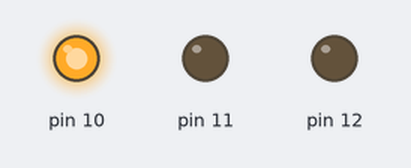
Recording of a sketch running on a simulated Arduino Uno, built with avr-gcc and run on an emulated ATmega328P. Shown: output pins drawn as LEDs (lit = HIGH).

Above: at 0.1 s.
At 0.8 s:
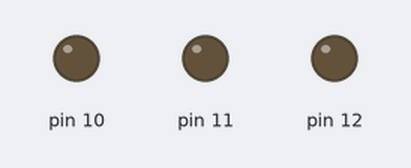
Timing chart, 0 to 2.3 s (numbered marks = the images above):
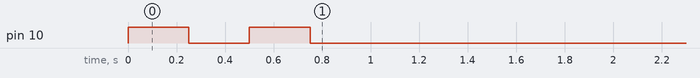

The sketch:

WhoUp.ino
```cpp
/**
 * Accept inputs on serial port 9600
 * Lowercase character to add color (r = red)
 * Uppercase character to remove color
 * '-' to clear
 */

#define NUM_STATES (8)
#define DELAY (1000)

struct Color {
  unsigned char r;
  unsigned char g;
  unsigned char b;
};

struct StateColor {
  struct Color color;
  char name;
  bool active;
};

const struct Color off =     {0x00, 0x00, 0x00};
const struct Color red =     {0xFF, 0x00, 0x00};
const struct Color green =   {0x00, 0xFF, 0x00};
const struct Color blue =    {0x00, 0x00, 0xFF};
const struct Color cyan =    {0x00, 0xFF, 0xFF};
const struct Color magenta = {0xFF, 0x00, 0xFF};
const struct Color yellow =  {0xFF, 0x40, 0x00};
const struct Color white =   {0xFF, 0x60, 0x60};
const struct Color pink =    {0xFF, 0x10, 0x10};

struct StateColor states[NUM_STATES] = {
  {red,     'r', false},
  {green,   'g', false},
  {blue,    'b', false},
  {cyan,    'c', false},
  {magenta, 'm', false},
  {yellow,  'y', false},
  {white,   'w', false},
  {pink,    'p', false},
};

void setup() {
  Serial.begin(9600);

  // flash red on initialization
  updateLed(red);
  delay(DELAY / 4);
  updateLed(off);
  delay(DELAY / 4);
  updateLed(red);
  delay(DELAY / 4);
  updateLed(off);
  delay(DELAY / 4);
}

int i = 0;
bool hasColor = false;

void loop() {
  if (states[i].active) {
    updateLed(states[i].color);
    hasColor = true;
    delay(DELAY);
  }

  i++;
  if (i >= NUM_STATES) {
    if (!hasColor) {
      updateLed(off);
      delay(DELAY);
    }
    hasColor = false;
    i = 0;
  }
}

void serialEvent() {
  while (Serial.available()) {
    char incomingByte = (char) Serial.read();
    int j = 0;
    // remove all colors
    if (incomingByte == '-') {
      for (j = 0; j < NUM_STATES; j++) {
        states[j].active = false;
      }
    }
    // add or remove a new color to the cycle
    else {
      char byteLower = tolower(incomingByte);
      for (j = 0; j < NUM_STATES; j++) {
        if (states[j].name == byteLower) {
          states[j].active = states[j].name == incomingByte;
        }
      }
    }
  }
}

void updateLed(struct Color color) {
  analogWrite(10, color.r);
  analogWrite(11, color.g);
  analogWrite(12, color.b);
}
```
